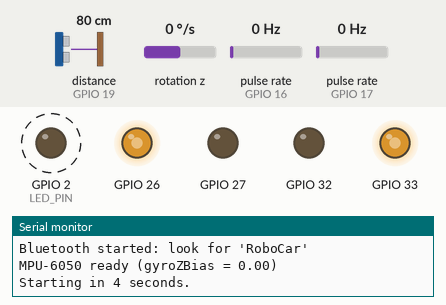
Recording of a sketch running on a simulated ESP32. On the bench: output pins drawn as LEDs (lit = HIGH), the last lines printed to the serial monitor. Wiring (inferred from the names in the program): ultrasonic range finder: trigger GPIO 18; echo GPIO 19; 2 × pulse sensor: data GPIO 16 / data GPIO 17; MPU-6050 motion sensor at I2C address 0x68. Dashed ring = blinking. The test bench sets the inputs (shaded band); at power-on: distance to the obstacle (sensor on GPIO 19) 80 cm, rotation z 0 °/s, pulse rate (sensors on GPIO 16, GPIO 17) 0 Hz. The echo pulse lasts 58.3 µs per cm; random numbers use the default seed unless the sketch sets one; nothing arrives over Bluetooth unless stated; a phone connects over Bluetooth LE 3 s after start; pins used as bus, display or sensor lines are not drawn.

Above: at 6.5 s.
6.6 s: distance to the obstacle (sensor on GPIO 19) set to 2 cm
At 9.19 s:
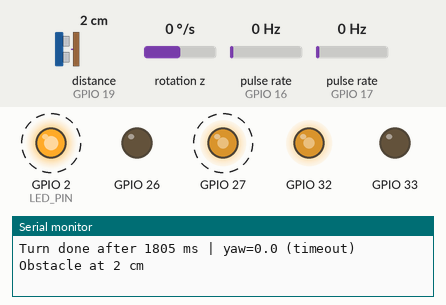
9.6 s: rotation z set to -192 °/s
At 12.27 s:
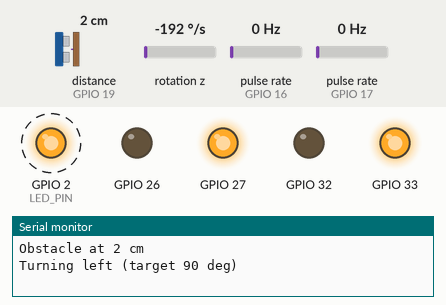
12.6 s: distance to the obstacle (sensor on GPIO 19) set to 35 cm
At 13.3 s:
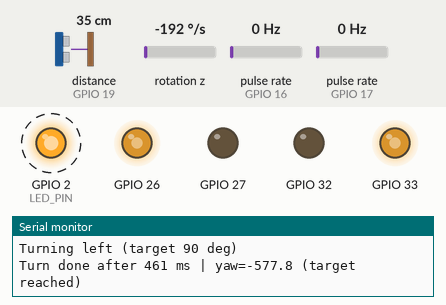
15.6 s: distance to the obstacle (sensor on GPIO 19) set to 27 cm
18.6 s: distance to the obstacle (sensor on GPIO 19) set to 24 cm
At 18.77 s:
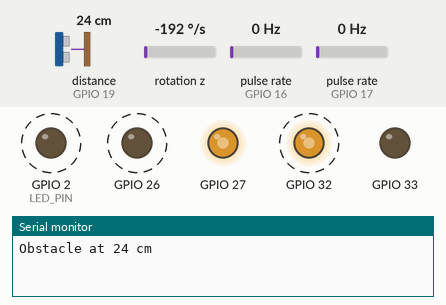
21.6 s: distance to the obstacle (sensor on GPIO 19) set to 4 cm
Timing chart, 0 to 25.6 s (numbered marks = the images above; inputs shaded):
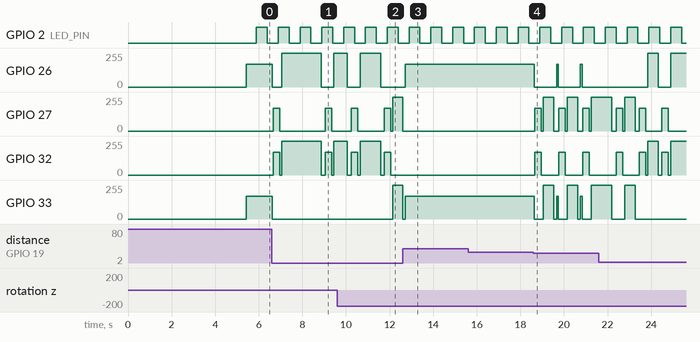

The sketch:

arduino_code.ino
```cpp
/*
  RTOS obstacle-avoiding robot: ESP32 (30-pin) + L298N + HC-SR04 + MPU-6050 + Wheel Encoders.

  Pins:
    L298N IN1 -> D26   IN2 -> D27   (left pair)
    L298N IN3 -> D32   IN4 -> D33   (right pair)
    HC-SR04 TRIG -> D18, ECHO -> D19 (through the voltage divider)
    MPU-6050 SDA -> D21, SCL -> D22 (AD0 -> GND, address 0x68)
    Left Encoder  DO -> D16 (RX2)
    Right Encoder DO -> D17 (TX2)
    Onboard LED (D2) = heartbeat

  Tasks (higher number = higher priority):
    motorTask  (5): owns the motors, watchdog + emergency override       (Core 1)
    imuTask    (4): 100 Hz MPU-6050 yaw integration via Wire.h           (Core 1)
    sensorTask (3): periodic ultrasonic read, 50 ms                      (Core 1)
    navTask    (2): state machine DRIVE / BACKUP / IMU-guided TURN       (Core 1)
    statusTask (1): prints diagnostics every 2 s (USB serial)            (Core 0)
    bleTask    (1): sends live data to the phone over BLE                (Core 0)
*/

#include <stdarg.h>
#include <math.h>
#include <Wire.h>
#include "freertos/FreeRTOS.h"
#include "freertos/task.h"
#include "freertos/queue.h"
#include "freertos/semphr.h"
#include "freertos/event_groups.h"
#include "freertos/timers.h"
#include <BLEDevice.h>
#include <BLEServer.h>
#include <BLEUtils.h>
#include <BLE2902.h>

// ---------------- Pins ----------------
#define L_IN1      26
#define L_IN2      27
#define R_IN1      32
#define R_IN2      33
#define TRIG_PIN   18
#define ECHO_PIN   19
#define ENC_L_PIN  16   // RX2
#define ENC_R_PIN  17   // TX2
#define I2C_SDA    21
#define I2C_SCL    22
#define LED_PIN    2

#define MPU_ADDR   0x68

// ---------------- Settings you can tune ----------------
const bool LEFT_INVERT  = false;   // flip if a whole side runs backward
const bool RIGHT_INVERT = true;

const int   DRIVE_SPEED   = 170;   // 0..255
const int   TURN_SPEED    = 255;
const float EMERGENCY_CM  = 15;    // safety layer: no forward motion closer than this
const float STOP_DIST_CM  = 25;    // navigation stops here
const float CLEAR_DIST_CM = 45;    // fallback clear distance if IMU is disconnected
const float MAX_DIST_CM   = 200;

const float TURN_ANGLE_DEG        = 90.0f;   // exact turn angle using MPU-6050
const float TURN_AROUND_ANGLE_DEG = 180.0f;  // exact U-turn when stuck

const int IMU_PERIOD_MS    = 10;   // 100 Hz
const int SENSOR_PERIOD_MS = 50;   // 20 Hz
const int CMD_TIMEOUT_MS   = 300;  // watchdog: no command for this long -> stop

const int BACKUP_MS          = 300;
const int MIN_TURN_MS        = 250;
const int MAX_TURN_MS        = 1800;
const int MAX_TURN_AROUND_MS = 3000;

const bool DEMO_BLIND_NAV = false;

// ---- Bluetooth settings ----
const char *BLE_NAME      = "RoboCar";
const int   BLE_UPDATE_MS = 500;

// ---------------- PWM helpers (old and new ESP32 cores) ----------------
#if ESP_ARDUINO_VERSION_MAJOR < 3
int chanOfPin[40];
int nextChan = 0;
#endif

void pwmAttach(int pin, int freq, int res) {
#if ESP_ARDUINO_VERSION_MAJOR >= 3
  ledcAttach(pin, freq, res);
#else
  ledcSetup(nextChan, freq, res);
  ledcAttachPin(pin, nextChan);
  chanOfPin[pin] = nextChan++;
#endif
}

void pwmWrite(int pin, uint32_t duty) {
#if ESP_ARDUINO_VERSION_MAJOR >= 3
  ledcWrite(pin, duty);
#else
  ledcWrite(chanOfPin[pin], duty);
#endif
}

// ---------------- Motors (only motorTask calls these) ----------------
void setMotor(int in1, int in2, int speed) {
  speed = constrain(speed, -255, 255);
  if (speed > 0)      { pwmWrite(in1, speed); pwmWrite(in2, 0); }
  else if (speed < 0) { pwmWrite(in1, 0);     pwmWrite(in2, -speed); }
  else                { pwmWrite(in1, 0);     pwmWrite(in2, 0); }
}

void setSides(int left, int right) {
  if (LEFT_INVERT)  left  = -left;
  if (RIGHT_INVERT) right = -right;
  setMotor(L_IN1, L_IN2, left);
  setMotor(R_IN1, R_IN2, right);
}

// ---------------- Wheel Encoders (Hardware Interrupts) ----------------
portMUX_TYPE encMux = portMUX_INITIALIZER_UNLOCKED;
volatile long     encLeftTicks  = 0;
volatile long     encRightTicks = 0;
volatile uint32_t lastEncLUs    = 0;
volatile uint32_t lastEncRUs    = 0;

void IRAM_ATTR encLeftISR() {
  uint32_t now = micros();
  if (now - lastEncLUs > 1500) {   // 1.5 ms glitch filter for optical sensor
    portENTER_CRITICAL_ISR(&encMux);
    encLeftTicks++;
    portEXIT_CRITICAL_ISR(&encMux);
    lastEncLUs = now;
  }
}

void IRAM_ATTR encRightISR() {
  uint32_t now = micros();
  if (now - lastEncRUs > 1500) {
    portENTER_CRITICAL_ISR(&encMux);
    encRightTicks++;
    portEXIT_CRITICAL_ISR(&encMux);
    lastEncRUs = now;
  }
}

void getEncoders(long &l, long &r) {
  portENTER_CRITICAL(&encMux);
  l = encLeftTicks;
  r = encRightTicks;
  portEXIT_CRITICAL(&encMux);
}

// ---------------- MPU-6050 Direct Wire.h Helpers ----------------
bool  imuOk      = false;
float gyroZBias  = 0.0f;

bool mpuInit() {
  Wire.begin(I2C_SDA, I2C_SCL);
  Wire.setClock(100000);           // 100 kHz for clean signals on jumper wires

  Wire.beginTransmission(MPU_ADDR);
  Wire.write(0x6B);                // PWR_MGMT_1
  Wire.write(0x00);                // wake up
  if (Wire.endTransmission(true) != 0) return false;

  Wire.beginTransmission(MPU_ADDR);
  Wire.write(0x1B);                // GYRO_CONFIG
  Wire.write(0x00);                // +/- 250 deg/s (131 LSB / deg/s)
  if (Wire.endTransmission(true) != 0) return false;

  return true;
}

bool mpuReadGyroZ(int16_t &gzRaw) {
  Wire.beginTransmission(MPU_ADDR);
  Wire.write(0x47);                // GYRO_ZOUT_H
  if (Wire.endTransmission(false) != 0) return false;

  if (Wire.requestFrom((uint8_t)MPU_ADDR, (uint8_t)2, (uint8_t)true) != 2) return false;
  gzRaw = (int16_t)((Wire.read() << 8) | Wire.read());
  return true;
}

void calibrateGyroZ() {
  long sum = 0;
  int  valid = 0;
  for (int i = 0; i < 200; i++) {
    int16_t gz;
    if (mpuReadGyroZ(gz)) {
      sum += gz;
      valid++;
    }
    delay(5);
  }
  if (valid > 0) gyroZBias = (float)sum / (float)valid;
}

// ---------------- Ultrasonic ----------------
float readOnce() {
  digitalWrite(TRIG_PIN, LOW);
  delayMicroseconds(2);
  digitalWrite(TRIG_PIN, HIGH);
  delayMicroseconds(10);
  digitalWrite(TRIG_PIN, LOW);
  unsigned long d = pulseIn(ECHO_PIN, HIGH, 12000);
  if (d == 0) return MAX_DIST_CM;
  return min(d * 0.0343f / 2.0f, MAX_DIST_CM);
}

float readMedian3() {
  float a = readOnce(); delay(3);
  float b = readOnce(); delay(3);
  float c = readOnce();
  if (a > b) { float t = a; a = b; b = t; }
  if (b > c) { float t = b; b = c; c = t; }
  if (a > b) { float t = a; a = b; b = t; }
  return b;
}

// ---------------- Shared RTOS objects ----------------
struct MotorCmd { int16_t left; int16_t right; };

QueueHandle_t      distQ;    // sensor -> nav/status/ble: latest distance (float)
QueueHandle_t      yawQ;     // imu    -> nav/status/ble: latest yaw in deg (float)
QueueHandle_t      cmdQ;     // nav    -> motor: latest command (MotorCmd)
EventGroupHandle_t evt;      // safety flags
SemaphoreHandle_t  logMtx;   // protects Serial

const EventBits_t EVT_EMERGENCY = (1 << 0);

TaskHandle_t hMotor, hImu, hSensor, hNav, hStatus;

volatile uint32_t emergencyStampUs = 0;
volatile uint32_t maxLatencyUs     = 0;
volatile int      gState           = 0;

const char *stateNames[] = { "DRIVE", "BACKUP", "TURN" };

void logf(const char *fmt, ...) {
  char buf[180];
  va_list ap;
  va_start(ap, fmt);
  vsnprintf(buf, sizeof(buf), fmt, ap);
  va_end(ap);
  if (xSemaphoreTake(logMtx, pdMS_TO_TICKS(50)) == pdTRUE) {
    Serial.print(buf);
    xSemaphoreGive(logMtx);
  }
}

void sendCmd(int l, int r) {
  MotorCmd c = { (int16_t)l, (int16_t)r };
  xQueueOverwrite(cmdQ, &c);
}

void holdCmd(int l, int r, int ms) {
  uint32_t t0 = millis();
  while (millis() - t0 < (uint32_t)ms) {
    sendCmd(l, r);
    vTaskDelay(pdMS_TO_TICKS(20));
  }
}

float getLatestYaw() {
  float y = 0.0f;
  xQueuePeek(yawQ, &y, 0);
  return y;
}

// ---------------- Motor task (priority 5) ----------------
void motorTask(void *pv) {
  MotorCmd cmd = { 0, 0 };
  uint32_t lastCmdMs = millis();
  bool overriding = false;

  for (;;) {
    MotorCmd n;
    if (xQueueReceive(cmdQ, &n, pdMS_TO_TICKS(10)) == pdTRUE) {
      cmd = n;
      lastCmdMs = millis();
    }

    if (millis() - lastCmdMs > (uint32_t)CMD_TIMEOUT_MS) {
      cmd.left = 0;
      cmd.right = 0;
    }

    EventBits_t bits = xEventGroupGetBits(evt);
    bool forward  = (cmd.left > 0 && cmd.right > 0);
    bool override = (bits & EVT_EMERGENCY) && forward;

    if (override) {
      setSides(0, 0);
      if (!overriding) {
        overriding = true;
        uint32_t lat = micros() - emergencyStampUs;
        if (lat < 500000UL && lat > maxLatencyUs) maxLatencyUs = lat;
      }
    } else {
      overriding = false;
      setSides(cmd.left, cmd.right);
    }
  }
}

// ---------------- IMU task (priority 4, 100 Hz fixed period) ----------------
void imuTask(void *pv) {
  TickType_t last = xTaskGetTickCount();
  uint32_t prevUs = micros();
  float yawDeg = 0.0f;
  xQueueOverwrite(yawQ, &yawDeg);

  for (;;) {
    uint32_t nowUs = micros();
    float dt = (nowUs - prevUs) * 1e-6f;
    prevUs = nowUs;

    if (imuOk) {
      int16_t gzRaw;
      if (mpuReadGyroZ(gzRaw)) {
        float gzDegPerSec = (gzRaw - gyroZBias) / 131.0f;
        if (fabsf(gzDegPerSec) < 0.6f) gzDegPerSec = 0.0f;   // deadband to stop idle drift
        yawDeg += gzDegPerSec * dt;
        xQueueOverwrite(yawQ, &yawDeg);
      }
    }
    vTaskDelayUntil(&last, pdMS_TO_TICKS(IMU_PERIOD_MS));
  }
}

// ---------------- Sensor task (priority 3, 20 Hz fixed period) ----------------
void sensorTask(void *pv) {
  TickType_t last = xTaskGetTickCount();
  for (;;) {
    float d = readMedian3();
    xQueueOverwrite(distQ, &d);

    if (d < EMERGENCY_CM) {
      if (!(xEventGroupGetBits(evt) & EVT_EMERGENCY)) {
        emergencyStampUs = micros();
        xEventGroupSetBits(evt, EVT_EMERGENCY);
      }
    } else {
      xEventGroupClearBits(evt, EVT_EMERGENCY);
    }
    vTaskDelayUntil(&last, pdMS_TO_TICKS(SENSOR_PERIOD_MS));
  }
}

// ---------------- Navigation task (priority 2) ----------------
enum State { DRIVE = 0, BACKUP = 1, TURN = 2 };

void navTask(void *pv) {
  State s = DRIVE;
  int  closeCount  = 0;
  int  recentCount = 0;
  uint32_t lastAvoidMs = 0;

  for (;;) {
    gState = s;
    switch (s) {

      case DRIVE: {
        if (DEMO_BLIND_NAV) {
          sendCmd(DRIVE_SPEED, DRIVE_SPEED);
          vTaskDelay(pdMS_TO_TICKS(20));
          break;
        }
        float d;
        if (xQueuePeek(distQ, &d, pdMS_TO_TICKS(200)) != pdTRUE) {
          sendCmd(0, 0);
          break;
        }
        if (d <= STOP_DIST_CM) closeCount++;
        else closeCount = 0;

        if (closeCount >= 2) {
          sendCmd(0, 0);
          logf("Obstacle at %.0f cm\n", d);
          closeCount = 0;
          s = BACKUP;
        } else {
          sendCmd(DRIVE_SPEED, DRIVE_SPEED);
        }
        vTaskDelay(pdMS_TO_TICKS(20));
        break;
      }

      case BACKUP: {
        holdCmd(-DRIVE_SPEED, -DRIVE_SPEED, BACKUP_MS);
        sendCmd(0, 0);
        vTaskDelay(pdMS_TO_TICKS(100));
        s = TURN;
        break;
      }

      case TURN: {
        uint32_t now = millis();
        if (now - lastAvoidMs < 4000) recentCount++;
        else recentCount = 1;
        lastAvoidMs = now;

        bool turnAround = (recentCount >= 3);
        if (turnAround) recentCount = 0;

        int dir = (esp_random() & 1) ? 1 : -1;
        int l = (dir > 0) ?  TURN_SPEED : -TURN_SPEED;
        int r = (dir > 0) ? -TURN_SPEED :  TURN_SPEED;

        float targetAngle = turnAround ? TURN_AROUND_ANGLE_DEG : TURN_ANGLE_DEG;
        float startYaw    = getLatestYaw();
        logf("Turning %s (target %.0f deg)\n", dir > 0 ? "right" : "left", targetAngle);

        xQueueReset(distQ);
        uint32_t t0    = millis();
        uint32_t maxMs = turnAround ? MAX_TURN_AROUND_MS : MAX_TURN_MS;
        int  clearCount = 0;
        bool reached    = false;

        while (millis() - t0 < maxMs) {
          sendCmd(l, r);
          vTaskDelay(pdMS_TO_TICKS(20));

          if (imuOk) {
            float turned = fabsf(getLatestYaw() - startYaw);
            if (turned >= targetAngle) {
              reached = true;
              break;
            }
          } else {
            // Fallback if IMU is disconnected: turn until ultrasonic sees clear path
            float d;
            if (xQueuePeek(distQ, &d, 0) == pdTRUE) {
              if (millis() - t0 > (uint32_t)MIN_TURN_MS && d > CLEAR_DIST_CM) clearCount++;
              else clearCount = 0;
              if (clearCount >= 2) { reached = true; break; }
            }
          }
        }
        sendCmd(0, 0);
        logf("Turn done after %lu ms | yaw=%.1f (%s)\n",
             (unsigned long)(millis() - t0), getLatestYaw(),
             reached ? "target reached" : "timeout");
        vTaskDelay(pdMS_TO_TICKS(100));
        xQueueReset(distQ);
        s = DRIVE;
        break;
      }
    }
  }
}

// ---------------- Status task (priority 1, core 0) ----------------
void statusTask(void *pv) {
  TickType_t last = xTaskGetTickCount();
  for (;;) {
    vTaskDelayUntil(&last, pdMS_TO_TICKS(2000));
    float d = -1;
    xQueuePeek(distQ, &d, 0);
    float y = getLatestYaw();
    long encL, encR;
    getEncoders(encL, encR);

    logf("dist %.0fcm | yaw %.1fdeg | enc L:%ld R:%ld | state %s | maxLat %luus | stack M:%u I:%u S:%u N:%u\n",
         d, y, encL, encR, stateNames[gState], (unsigned long)maxLatencyUs,
         (unsigned)uxTaskGetStackHighWaterMark(hMotor),
         (unsigned)uxTaskGetStackHighWaterMark(hImu),
         (unsigned)uxTaskGetStackHighWaterMark(hSensor),
         (unsigned)uxTaskGetStackHighWaterMark(hNav));
  }
}

// ---------------- Heartbeat software timer ----------------
void heartbeatCb(TimerHandle_t t) {
  digitalWrite(LED_PIN, !digitalRead(LED_PIN));
}

// ---------------- Bluetooth Low Energy (priority 1, core 0) ----------------
#define NUS_SERVICE_UUID "6E400001-B5A3-F393-E0A9-E50E24DCCA9E"
#define NUS_RX_UUID      "6E400002-B5A3-F393-E0A9-E50E24DCCA9E"
#define NUS_TX_UUID      "6E400003-B5A3-F393-E0A9-E50E24DCCA9E"

BLEServer         *bleServer = nullptr;
BLECharacteristic *bleTx     = nullptr;
volatile bool      bleConnected = false;

class BleCallbacks : public BLEServerCallbacks {
  void onConnect(BLEServer *s)    { bleConnected = true; }
  void onDisconnect(BLEServer *s) { bleConnected = false; }
};

void bleSend(const char *msg) {
  bleTx->setValue((uint8_t *)msg, strlen(msg));
  bleTx->notify();
}

void bleTask(void *pv) {
  BLEDevice::init(BLE_NAME);
  BLEDevice::setPower(ESP_PWR_LVL_N0);

  bleServer = BLEDevice::createServer();
  bleServer->setCallbacks(new BleCallbacks());

  BLEService *svc = bleServer->createService(NUS_SERVICE_UUID);
  bleTx = svc->createCharacteristic(NUS_TX_UUID, BLECharacteristic::PROPERTY_NOTIFY);
  bleTx->addDescriptor(new BLE2902());
  svc->createCharacteristic(NUS_RX_UUID, BLECharacteristic::PROPERTY_WRITE);
  svc->start();

  BLEAdvertising *adv = BLEDevice::getAdvertising();
  adv->addServiceUUID(NUS_SERVICE_UUID);
  adv->setScanResponse(true);
  adv->start();
  logf("Bluetooth started: look for '%s'\n", BLE_NAME);

  bool wasConnected = false;
  int  tickCount = 0;

  for (;;) {
    if (bleConnected) {
      float d = -1;
      xQueuePeek(distQ, &d, 0);
      int em = (xEventGroupGetBits(evt) & EVT_EMERGENCY) ? 1 : 0;

      char buf[24];
      snprintf(buf, sizeof(buf), "%3.0fcm %s E%d\n", d, stateNames[gState], em);
      bleSend(buf);

      tickCount++;
      if (tickCount == 2) {
        long encL, encR;
        getEncoders(encL, encR);
        snprintf(buf, sizeof(buf), "Y%.0f L%ld R%ld\n", getLatestYaw(), encL, encR);
        bleSend(buf);
      } else if (tickCount >= 4) {
        tickCount = 0;
        snprintf(buf, sizeof(buf), "maxLat %luus\n", (unsigned long)maxLatencyUs);
        bleSend(buf);
      }
    } else if (wasConnected) {
      vTaskDelay(pdMS_TO_TICKS(300));
      adv->start();
    }
    wasConnected = bleConnected;
    vTaskDelay(pdMS_TO_TICKS(BLE_UPDATE_MS));
  }
}

// ---------------- Setup ----------------
void setup() {
  setCpuFrequencyMhz(80);
  Serial.begin(115200);
  delay(300);
  logMtx = xSemaphoreCreateMutex();
  logf("Reset reason: %d\n", (int)esp_reset_reason());

  pinMode(TRIG_PIN, OUTPUT);
  pinMode(ECHO_PIN, INPUT);
  pinMode(LED_PIN, OUTPUT);

  pinMode(ENC_L_PIN, INPUT_PULLUP);
  pinMode(ENC_R_PIN, INPUT_PULLUP);
  attachInterrupt(digitalPinToInterrupt(ENC_L_PIN), encLeftISR, RISING);
  attachInterrupt(digitalPinToInterrupt(ENC_R_PIN), encRightISR, RISING);

  pwmAttach(L_IN1, 1000, 8);
  pwmAttach(L_IN2, 1000, 8);
  pwmAttach(R_IN1, 1000, 8);
  pwmAttach(R_IN2, 1000, 8);
  setSides(0, 0);

  distQ = xQueueCreate(1, sizeof(float));
  yawQ  = xQueueCreate(1, sizeof(float));
  cmdQ  = xQueueCreate(1, sizeof(MotorCmd));
  evt   = xEventGroupCreate();

  // Start BLE while motors are idle
  xTaskCreatePinnedToCore(bleTask, "ble", 8192, NULL, 1, NULL, 0);

  // Initialize and calibrate MPU-6050 while robot sits completely still
  logf("Keep robot still: calibrating MPU-6050...\n");
  imuOk = mpuInit();
  if (imuOk) {
    calibrateGyroZ();
    logf("MPU-6050 ready (gyroZBias = %.2f)\n", gyroZBias);
  } else {
    logf("MPU-6050 not detected — falling back to ultrasonic turn mode.\n");
  }

  logf("Starting in 4 seconds.\n");
  delay(4000);

  xTaskCreatePinnedToCore(motorTask,  "motor",  4096, NULL, 5, &hMotor,  1);
  xTaskCreatePinnedToCore(imuTask,    "imu",    4096, NULL, 4, &hImu,    1);
  xTaskCreatePinnedToCore(sensorTask, "sensor", 4096, NULL, 3, &hSensor, 1);
  xTaskCreatePinnedToCore(navTask,    "nav",    4096, NULL, 2, &hNav,    1);
  xTaskCreatePinnedToCore(statusTask, "status", 4096, NULL, 1, &hStatus, 0);

  TimerHandle_t hb = xTimerCreate("heartbeat", pdMS_TO_TICKS(500), pdTRUE, NULL, heartbeatCb);
  xTimerStart(hb, 0);
}

void loop() {
  vTaskDelay(pdMS_TO_TICKS(1000));
}
```

Measured:
- the behaviour switches between 25 and 24 cm on distance to the obstacle (sensor on GPIO 19) (found by bisection; images 3 and 4)
- after the input at 6.6 s, GPIO 26: 169/255 → 0/255 at once, → 255/255 0.45 s later, → 0/255 1.8 s later, → 255/255 0.58 s later; GPIO 27: alternates 169/255 for 0.30 s and 0/255 for 2.1 s, starting after 0.06 s
- after the input at 9.6 s, GPIO 33: 0/255 → 255/255 after 2.5 s
- after the input at 12.6 s, GPIO 26: 0/255 → 169/255 after 0.11 s
- after the input at 18.6 s, GPIO 26: alternates 169/255 for 0.08 s and 0/255 for 1.0 s, starting at once; GPIO 27: 0/255 → 169/255 after 0.05 s, then repeats every 1.1 s: 0/255 0.10 s, 255/255 0.49 s, 0/255 0.22 s, 169/255 0.30 s
- by itself, GPIO 2 (LED_PIN): alternates HIGH for 0.50 s and LOW for 0.50 s
